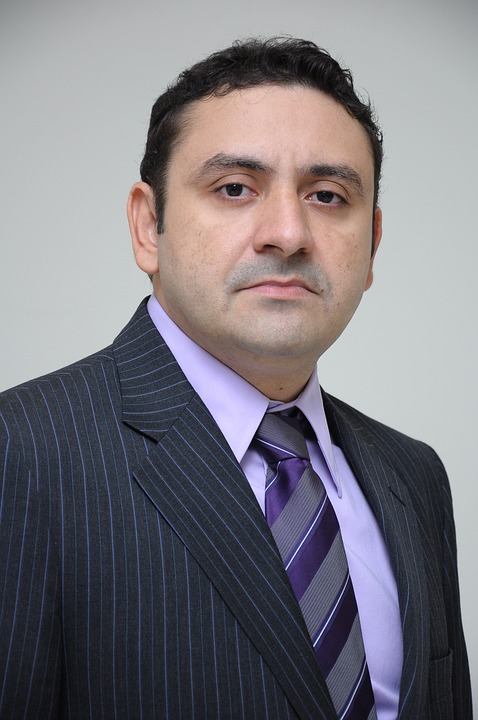
#> input picture chap11/images/face/00.jpg, 478 x 720 px, given in place of the camera
$ python camera_find_face.py
#> lines starting #> are read from the running program, lines starting #| are printed output that depends on the picture; after the words box and inside, x2 and y2 are one past the last pixel; in counts of white or black regions, pixels touching at a corner belong together
#> further down, frame is the input picture: shape (720, 478, 3); mean B, G, R 126.6, 120, 123
import cv2

def preprocessing(image):
    if image is None: return None, None
    gray = cv2.cvtColor(image, cv2.COLOR_BGR2GRAY)
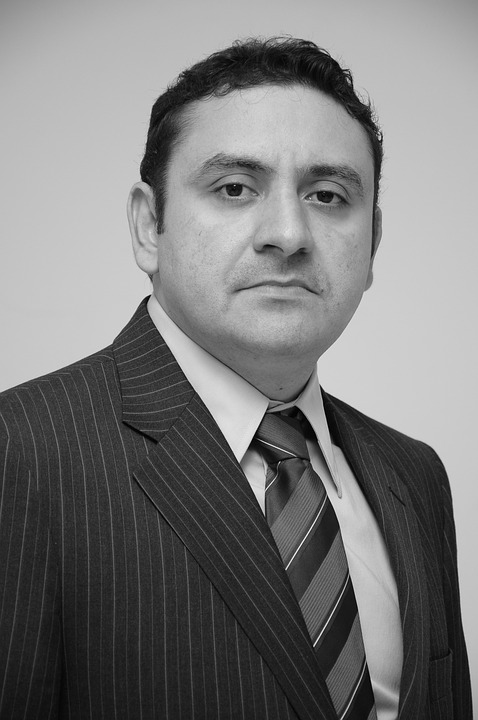
#> gray: shape (720, 478); min 0, max 250, mean 121.6
    gray = cv2.equalizeHist(gray)
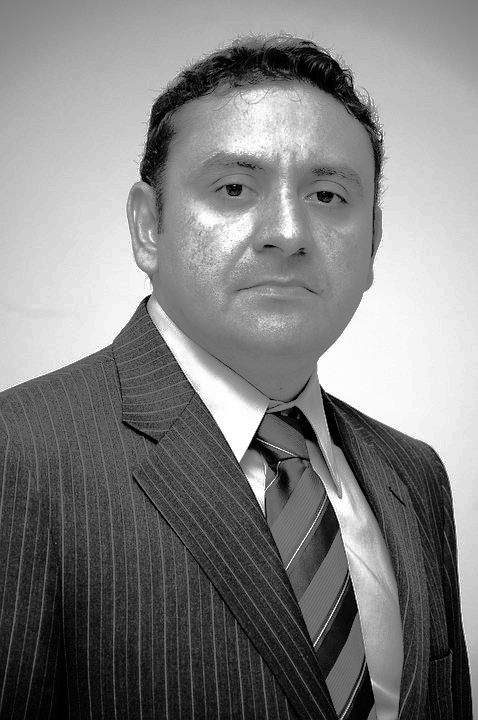
#> gray: shape (720, 478); min 0, max 255, mean 128.7
    return image, gray

capture = cv2.VideoCapture(0)       # 0번 카메라 연결
if capture.isOpened() == False:     # 카메라 연결 안된 경우 예외처리
    raise Exception("카메라 연결 안됨")


face_cascade = cv2.CascadeClassifier("images/Haar_files/haarcascade_frontalface_alt2.xml")
eye_cascade = cv2.CascadeClassifier("images/Haar_files/haarcascade_eye.xml")
mouth_cascade = cv2.CascadeClassifier("images/Haar_files/haarcascade_mcs_mouth.xml")


title = "View Frame from Camera"    # 출력 창 title
while True:
    ret, frame = capture.read()     # 카메라 영상 받기, 정상적으로 frame(영상) 가져 오면 ret 는 true
    if not ret: break               # frame 못 받으면 종료
    # frame[100:300, 200:300, 1] = frame[100:300, 200:300, 1] + 50
    # cv2.rectangle(frame, (200, 100), (300, 300), (0, 0, 255), 3)

    image, gray = preprocessing(frame)
    faces = face_cascade.detectMultiScale(gray, 1.1, 3, 0, (100, 100))
#> faces = [[147, 85, 261, 261]]

    # 얼굴을 찾았을 경우 실행
    if len(faces) > 0:
        # 검출된 얼굴에 대해서 반복
        for face in faces:
            # 얼굴 영역 추출
            x, y, w, h = face

            face_up = image[y:y + h // 2, x:x + w]
            cv2.rectangle(image, (x, y), (x + w, y + h // 2), (0, 0, 255), 1)
            # 눈 검출
            eyes = eye_cascade.detectMultiScale(face_up, 1.2, 4, 0, (23, 20))
            # 눈이 두개인 경우
            if len(eyes):
                for ex, ey, ew, eh in eyes:
                    center = (x + ex + ew // 2, y + ey + eh // 2)
                    cv2.circle(image, center, 10, (0, 255, 0), 2)
            else:
                print("눈 미검출")

            cv2.rectangle(image, face, (255, 0, 0), 2)

            face_down = image[y + (h // 3) * 2:y + h, x:x + w]

            mouth = mouth_cascade.detectMultiScale(face_down, 1.3, 6, 0, (40, 20))
            if len(mouth):
                for mx, my, mw, mh in mouth:
                    cv2.rectangle(image, (x + mx, y + (h // 3) * 2 + my), (x + mx + mw, y + (h // 3) * 2 + my + mh),
                                  (0, 0, 255), 2)
                    break
            else:
                print("입 미검출")
#> this loop made 1 pass
#> (x, y, w, h, eyes, mouth) on pass 1: (147, 85, 261, 261, [[64, 81, 46, 46], [153, 88, 41, 41]], [[86, 13, 86, 52]])
#> pass 1, `face_up = image[y:y + h // 2, x:x + w]`:
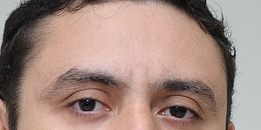
#> face_up: shape (130, 261, 3); mean B, G, R 127.7, 136.8, 162.1
#> pass 1, `face_down = image[y + (h // 3) * 2:y + h, x:x + w]`:
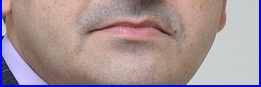
#> face_down: shape (87, 261, 3); mean B, G, R 151.8, 147.1, 166
#> after the loop:
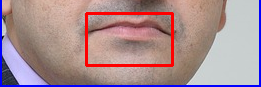
#> face_down: shape (87, 261, 3); 3.63% of pixels changed, all inside (x1, y1, x2, y2) = (85, 12, 174, 67)
#> after the loop:
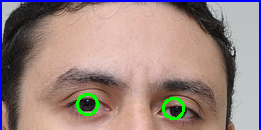
#> face_up: shape (130, 261, 3); 4.19% of pixels changed, all inside (x1, y1, x2, y2) = (0, 0, 261, 130)
#> after the loop:
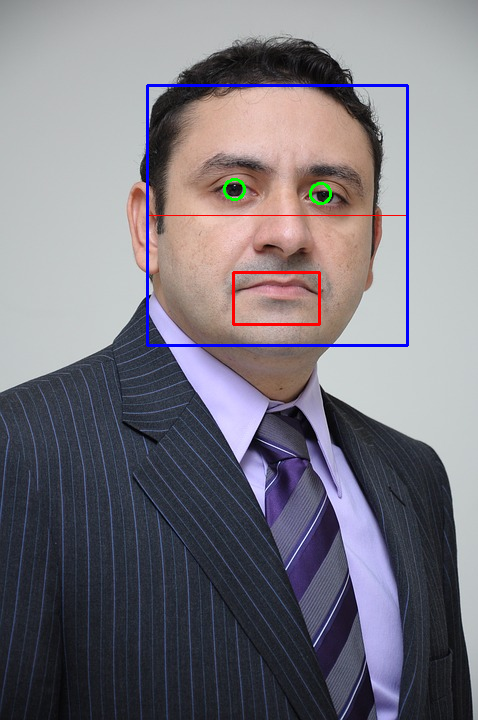
#> image: shape (720, 478, 3); 1.33% of pixels changed, all inside (x1, y1, x2, y2) = (146, 84, 409, 347)
        #cv2.imshow(title + str(image_num), image)

    else:
        print("얼굴 미검출")
        #cv2.imshow(title + str(image_num), image)

    cv2.imshow(title, frame)        # 윈도우에 카메라 입력 영상 출력

    if cv2.waitKey(10) >= 0: break  # 키보드 누르면 종료, 30 frame/sec
#> (key Esc is pressed here)
capture.release()                   # 카메라 연결 해제

$ run again, on chap11/images/face/01.jpg
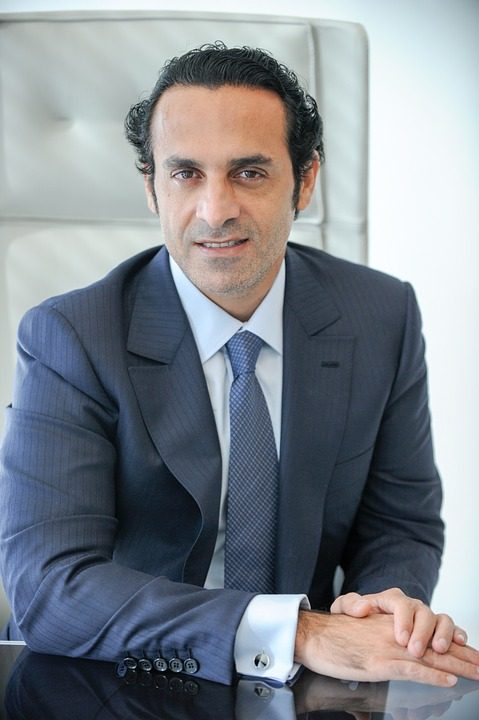
#> input picture chap11/images/face/01.jpg, 479 x 720 px, given in place of the camera
#> frame is the input picture: shape (720, 479, 3); mean B, G, R 141.6, 134.5, 128.5
#> faces = [[131, 107, 173, 173]]
#> the loop `for face in faces:` made 1 pass
#> (x, y, w, h, eyes, mouth) on pass 1: (131, 107, 173, 173, [[37, 44, 40, 40], [90, 38, 47, 47]], [[56, 10, 65, 39]])
#> after the loop `for face in faces:`:
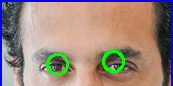
#> face_up: shape (86, 173, 3); mean B, G, R 126.2, 136.1, 156.6
#> after the loop `for face in faces:`:
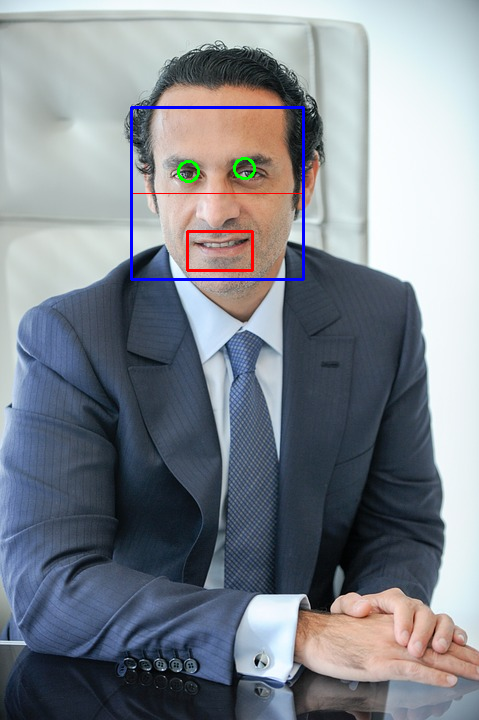
#> image: shape (720, 479, 3); 0.94% of pixels changed, all inside (x1, y1, x2, y2) = (130, 106, 305, 281)

$ run again, on chap11/images/face/02.jpg
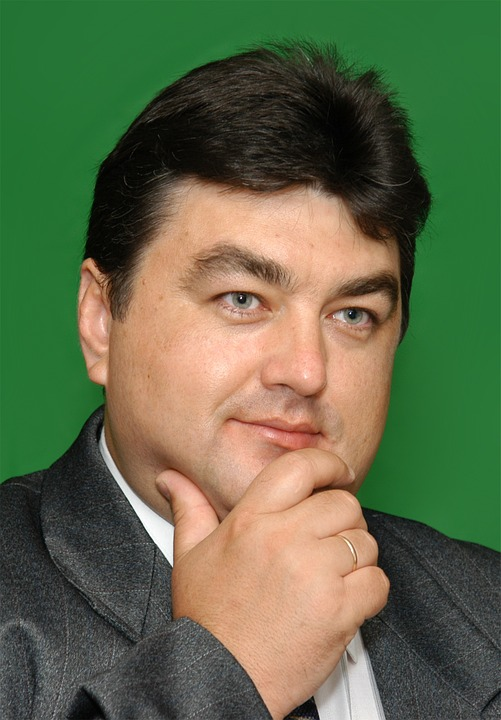
#> input picture chap11/images/face/02.jpg, 501 x 720 px, given in place of the camera
#> frame is the input picture: shape (720, 501, 3); mean B, G, R 73.6, 105.9, 96.4
#> faces = [[142, 182, 311, 311]]
#> the loop `for face in faces:` made 1 pass
#> (x, y, w, h, eyes, mouth) on pass 1: (142, 182, 311, 311, [[71, 89, 58, 58], [188, 111, 42, 42]], [[95, 20, 93, 56], [77, 11, 127, 76]])
#> after the loop `for face in faces:`:
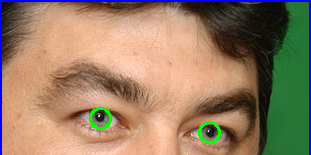
#> face_up: shape (155, 311, 3); mean B, G, R 100.2, 126.1, 149.8
#> after the loop `for face in faces:`:
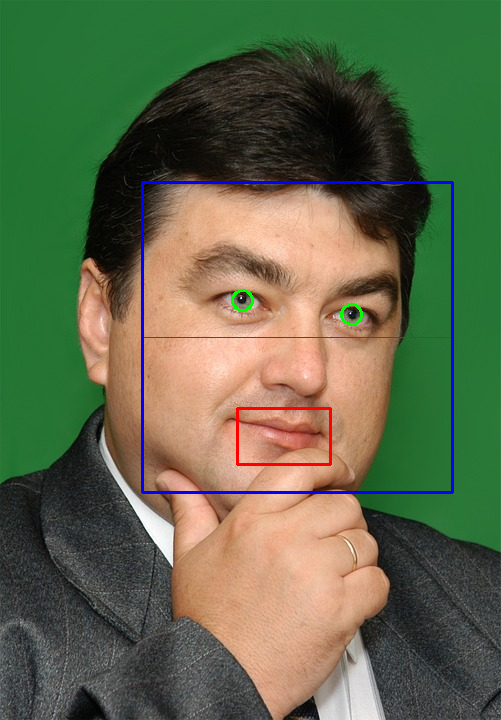
#> image: shape (720, 501, 3); 1.47% of pixels changed, all inside (x1, y1, x2, y2) = (141, 181, 454, 494)

$ run again, on chap11/images/face/03.jpg
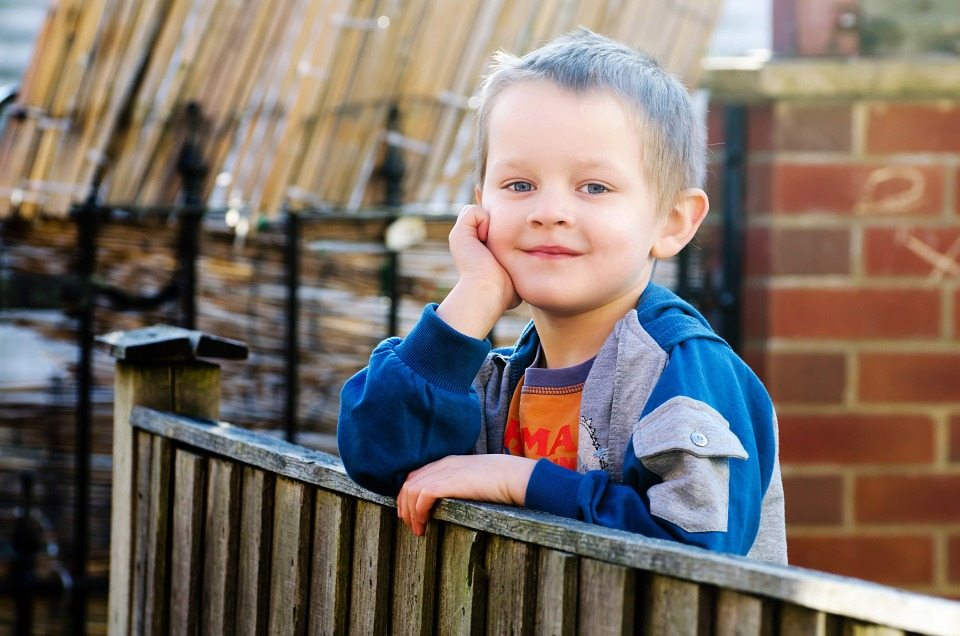
#> input picture chap11/images/face/03.jpg, 960 x 636 px, given in place of the camera
#> frame is the input picture: shape (636, 960, 3); mean B, G, R 101.8, 110.2, 122.1
#> faces = [[462, 113, 185, 185]]
#> the loop `for face in faces:` made 1 pass
#> (x, y, w, h, eyes, mouth) on pass 1: (462, 113, 185, 185, [[106, 60, 30, 30], [34, 46, 45, 45]], [[55, 4, 76, 46]])
#> after the loop `for face in faces:`:
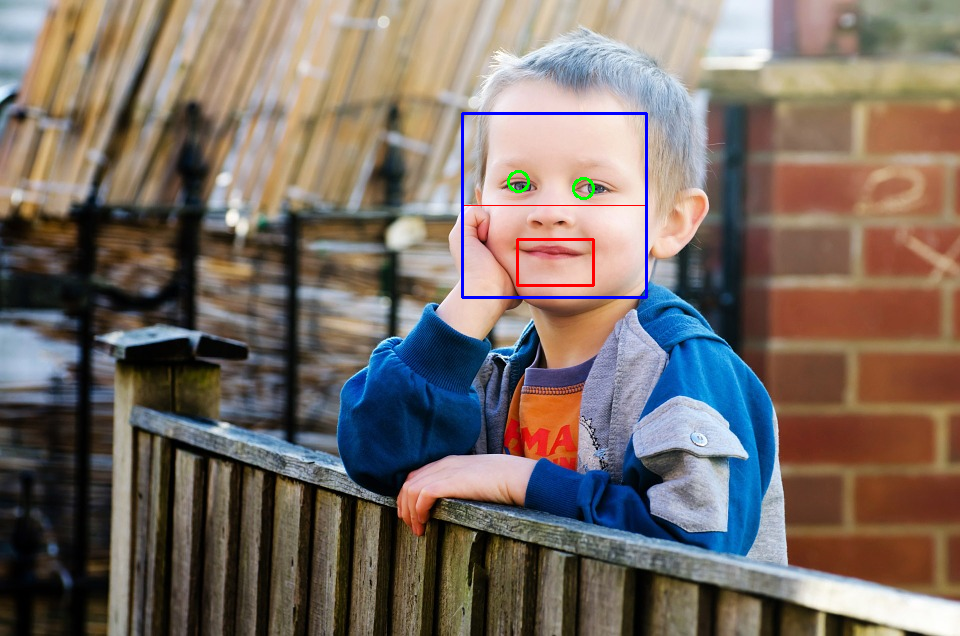
#> image: shape (636, 960, 3); 0.57% of pixels changed, all inside (x1, y1, x2, y2) = (461, 112, 648, 299)
